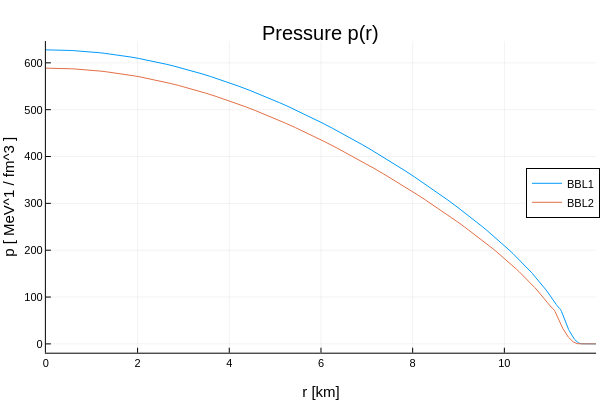

The cell this chart's notebook holds for it:
### Code cell
plot(sol1.r/10^5, convertValue(sol1.p, PressureDim(), CGS(), NuclearUnits()), label = "BBL1", legend = :right)
plot!(sol2.r/10^5, convertValue(sol2.p, PressureDim(), CGS(), NuclearUnits()), label = "BBL2")
#plot!(sol2.r[sol2.r .< 12], sol2.e[sol2.r .< 12], label = "BBL2")
xlims!((0,12))
title!("Pressure p(r)")
ylabel!("p [ MeV^1 / fm^3 ]")
xlabel!("r [km]")

### Figure 1 — Plotly figure (JSON) as saved in the notebook; plotly's stock layout.template omitted (floating-point values rounded to 4 significant figures; data arrays with more than 128 entries replaced by an {"elided": "..."} marker saying what was removed)
{"data": [{"colorbar": {"len": 0.8657, "title": "", "x": 0.9934, "y": 0.5087}, "legendgroup": "BBL1", "line": {"color": "rgba(0, 154, 250, 1.000)", "dash": "solid", "shape": "linear", "width": 1}, "mode": "lines", "name": "BBL1", "showlegend": true, "type": "scatter", "x": {"elided": "588 float values"}, "xaxis": "x", "y": {"elided": "588 float values"}, "yaxis": "y"}, {"colorbar": {"len": 0.8657, "title": "", "x": 0.9934, "y": 0.5087}, "legendgroup": "BBL2", "line": {"color": "rgba(227, 111, 71, 1.000)", "dash": "solid", "shape": "linear", "width": 1}, "mode": "lines", "name": "BBL2", "showlegend": true, "type": "scatter", "x": {"elided": "582 float values"}, "xaxis": "x", "y": {"elided": "582 float values"}, "yaxis": "y"}], "layout": {"annotations": [{"font": {"color": "rgba(0, 0, 0, 1.000)", "family": "sans-serif", "size": 20}, "rotation": 0, "showarrow": false, "text": "Pressure p(r)", "x": 0.535, "xanchor": "center", "xref": "paper", "y": 1, "yanchor": "top", "yref": "paper"}], "height": 400, "legend": {"bgcolor": "rgba(255, 255, 255, 1.000)", "bordercolor": "rgba(0, 0, 0, 1.000)", "borderwidth": 1, "font": {"color": "rgba(0, 0, 0, 1.000)", "family": "sans-serif", "size": 11}, "title": {"font": {"color": "rgba(0, 0, 0, 1.000)", "family": "sans-serif", "size": 15}, "text": ""}, "tracegroupgap": 0, "traceorder": "normal", "x": 1, "xanchor": "right", "y": 0.52, "yanchor": "middle"}, "margin": {"b": 20, "l": 0, "r": 0, "t": 20}, "paper_bgcolor": "rgba(255, 255, 255, 1.000)", "plot_bgcolor": "rgba(255, 255, 255, 1.000)", "showlegend": true, "width": 600, "xaxis": {"anchor": "y", "domain": [0.07647, 0.9934], "gridcolor": "rgba(0, 0, 0, 0.100)", "gridwidth": 0.5, "linecolor": "rgba(0, 0, 0, 1.000)", "mirror": false, "range": [0, 12], "showgrid": true, "showline": true, "showticklabels": true, "tickangle": 0, "tickcolor": "rgb(0, 0, 0)", "tickfont": {"color": "rgba(0, 0, 0, 1.000)", "family": "sans-serif", "size": 11}, "tickmode": "array", "ticks": "inside", "ticktext": ["0", "2", "4", "6", "8", "10", "12"], "tickvals": [0, 2, 4, 6, 8, 10, 12], "title": "r [km]", "titlefont": {"color": "rgba(0, 0, 0, 1.000)", "family": "sans-serif", "size": 15}, "type": "-", "visible": true, "zeroline": false, "zerolinecolor": "rgba(0, 0, 0, 1.000)"}, "yaxis": {"anchor": "x", "domain": [0.07581, 0.9415], "gridcolor": "rgba(0, 0, 0, 0.100)", "gridwidth": 0.5, "linecolor": "rgba(0, 0, 0, 1.000)", "mirror": false, "range": [-18.83, 646.5], "showgrid": true, "showline": true, "showticklabels": true, "tickangle": 0, "tickcolor": "rgb(0, 0, 0)", "tickfont": {"color": "rgba(0, 0, 0, 1.000)", "family": "sans-serif", "size": 11}, "tickmode": "array", "ticks": "inside", "ticktext": ["0", "100", "200", "300", "400", "500", "600"], "tickvals": [0, 100, 200, 300, 400, 500, 600], "title": "p [ MeV^1 / fm^3 ]", "titlefont": {"color": "rgba(0, 0, 0, 1.000)", "family": "sans-serif", "size": 15}, "type": "-", "visible": true, "zeroline": false, "zerolinecolor": "rgba(0, 0, 0, 1.000)"}}}
